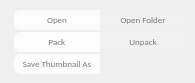
    <widget class="QWidget" name="tabFile">
     <attribute name="title">
      <string>File</string>
     </attribute>
     <widget class="QWidget" name="gridWidgetFile" native="true">
      <property name="geometry">
       <rect>
        <x>14</x>
        <y>10</y>
        <width>172</width>
        <height>64</height>
       </rect>
      </property>
      <property name="styleSheet">
       <string notr="true"/>
      </property>
      <layout class="QGridLayout" name="gridLayoutFile">
       <property name="sizeConstraint">
        <enum>QLayout::SetDefaultConstraint</enum>
       </property>
       <property name="leftMargin">
        <number>0</number>
       </property>
       <property name="topMargin">
        <number>0</number>
       </property>
       <property name="rightMargin">
        <number>0</number>
       </property>
       <property name="bottomMargin">
        <number>0</number>
       </property>
       <property name="horizontalSpacing">
        <number>0</number>
       </property>
       <property name="verticalSpacing">
        <number>2</number>
       </property>
       <item row="0" column="1">
        <widget class="QPushButton" name="pushButtonFileOpenFolder">
         <property name="enabled">
          <bool>true</bool>
         </property>
         <property name="font">
          <font>
           <family>Calibri</family>
           <pointsize>7</pointsize>
          </font>
         </property>
         <property name="mouseTracking">
          <bool>true</bool>
         </property>
         <property name="styleSheet">
          <string notr="true">QPushButton{
	width: 79px;
	height: 20px;
	color: rgb(120, 120, 120);
	border-bottom-right-radius: 6px;
	border-top-right-radius: 6px;
	background-color: rgba(240, 240, 240, 200);
	outline: none;
}
QPushButton::hover{
	background-color: rgba(255, 255, 255, 240);
}

QPushButton::pressed {
	background-color: rgb(5, 110, 180);
	color: rgb(255, 255, 255);
}</string>
         </property>
         <property name="text">
          <string>Open Folder</string>
         </property>
        </widget>
       </item>
       <item row="1" column="1">
        <widget class="QPushButton" name="pushButtonFileUnpack">
         <property name="enabled">
          <bool>true</bool>
         </property>
         <property name="font">
          <font>
           <family>Calibri</family>
           <pointsize>7</pointsize>
          </font>
         </property>
         <property name="mouseTracking">
          <bool>true</bool>
         </property>
         <property name="styleSheet">
          <string notr="true">QPushButton{
	width: 79px;
	height: 20px;
	color: rgb(120, 120, 120);
	border-bottom-right-radius: 6px;
	border-top-right-radius: 6px;
	background-color: rgba(240, 240, 240, 200);
	outline: none;
}
QPushButton::hover{
	background-color: rgba(255, 255, 255, 240);
}

QPushButton::pressed {
	background-color: rgb(5, 110, 180);
	color: rgb(255, 255, 255);
}</string>
         </property>
         <property name="text">
          <string>Unpack</string>
         </property>
        </widget>
       </item>
       <item row="0" column="0">
        <widget class="QPushButton" name="pushButtonFileOpen">
         <property name="enabled">
          <bool>true</bool>
         </property>
         <property name="font">
          <font>
           <family>Calibri</family>
           <pointsize>7</pointsize>
          </font>
         </property>
         <property name="mouseTracking">
          <bool>true</bool>
         </property>
         <property name="styleSheet">
          <string notr="true">QPushButton{
	width: 79px;
	height: 20px;
	color: rgb(120, 120, 120);
	border-bottom-left-radius: 6px;
	border-top-left-radius: 6px;
	background-color: rgba(255, 255, 255, 200);
	outline: none;
}
QPushButton::hover{
	background-color: rgba(255, 255, 255, 240);
}

QPushButton::pressed {
	background-color: rgb(5, 110, 180);
	color: rgb(255, 255, 255);
}</string>
         </property>
         <property name="text">
          <string>Open</string>
         </property>
        </widget>
       </item>
       <item row="1" column="0">
        <widget class="QPushButton" name="pushButtonFilePack">
         <property name="enabled">
          <bool>true</bool>
         </property>
         <property name="font">
          <font>
           <family>Calibri</family>
           <pointsize>7</pointsize>
          </font>
         </property>
         <property name="mouseTracking">
          <bool>true</bool>
         </property>
         <property name="styleSheet">
          <string notr="true">QPushButton{
	width: 79px;
	height: 20px;
	color: rgb(120, 120, 120);
	border-bottom-left-radius: 6px;
	border-top-left-radius: 6px;
	background-color: rgba(255, 255, 255, 200);
	outline: none;
}
QPushButton::hover{
	background-color: rgba(255, 255, 255, 240);
}

QPushButton::pressed {
	background-color: rgb(5, 110, 180);
	color: rgb(255, 255, 255);
}</string>
         </property>
         <property name="text">
          <string>Pack</string>
         </property>
        </widget>
       </item>
       <item row="2" column="0">
        <widget class="QPushButton" name="pushButtonFileSaveThumbnailAs">
         <property name="enabled">
          <bool>true</bool>
         </property>
         <property name="font">
          <font>
           <family>Calibri</family>
           <pointsize>7</pointsize>
          </font>
         </property>
         <property name="mouseTracking">
          <bool>true</bool>
         </property>
         <property name="styleSheet">
          <string notr="true">QPushButton{
	width: 79px;
	height: 20px;
	color: rgb(120, 120, 120);
	border-bottom-left-radius: 6px;
	border-top-left-radius: 6px;
	background-color: rgba(255, 255, 255, 200);
	outline: none;
}
QPushButton::hover{
	background-color: rgba(255, 255, 255, 240);
}

QPushButton::pressed {
	background-color: rgb(5, 110, 180);
	color: rgb(255, 255, 255);
}</string>
         </property>
         <property name="text">
          <string>Save Thumbnail As</string>
         </property>
        </widget>
       </item>
      </layout>
     </widget>
    </widget>
